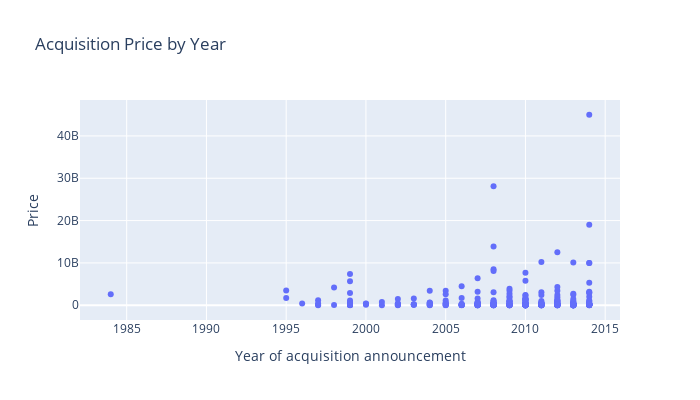

Write notebook code for a chart like this one.
### Markdown cell above
Plotting again without the error, now we can see that the overall trend of prices tends to go up, that's why we added the 'Year of acquisitions announcement' column

### Code cell
fig = px.scatter(
    acquisitions,
    x="Year of acquisition announcement",
    y="Price",
    title="Acquisition Price by Year",
    width=700,
    height=400,
)
fig.show()

### Figure 1 — Plotly figure (JSON) as saved in the notebook; plotly's stock layout.template omitted (floating-point values rounded to 4 significant figures; data arrays with more than 128 entries replaced by an {"elided": "..."} marker saying what was removed)
{"data": [{"hovertemplate": "Year of acquisition announcement=%{x}<br>Price=%{y}<extra></extra>", "legendgroup": "", "marker": {"color": "#636efa", "symbol": "circle"}, "mode": "markers", "name": "", "orientation": "v", "showlegend": false, "type": "scatter", "x": {"elided": "336 int values"}, "xaxis": "x", "y": {"elided": "336 int values"}, "yaxis": "y"}], "layout": {"height": 400, "legend": {"tracegroupgap": 0}, "title": {"text": "Acquisition Price by Year"}, "width": 700, "xaxis": {"anchor": "y", "domain": [0, 1], "title": {"text": "Year of acquisition announcement"}}, "yaxis": {"anchor": "x", "domain": [0, 1], "title": {"text": "Price"}}}}
